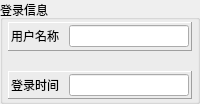
                     <widget class="QGroupBox" name="groupBox_2">
                      <property name="title">
                       <string>登录信息</string>
                      </property>
                      <property name="flat">
                       <bool>false</bool>
                      </property>
                      <layout class="QVBoxLayout" name="verticalLayout_6">
                       <property name="spacing">
                        <number>20</number>
                       </property>
                       <property name="leftMargin">
                        <number>5</number>
                       </property>
                       <property name="topMargin">
                        <number>2</number>
                       </property>
                       <property name="rightMargin">
                        <number>5</number>
                       </property>
                       <property name="bottomMargin">
                        <number>2</number>
                       </property>
                       <item>
                        <widget class="QFrame" name="frame_2">
                         <property name="frameShape">
                          <enum>QFrame::Panel</enum>
                         </property>
                         <property name="frameShadow">
                          <enum>QFrame::Raised</enum>
                         </property>
                         <layout class="QHBoxLayout" name="horizontalLayout_8">
                          <property name="spacing">
                           <number>10</number>
                          </property>
                          <property name="leftMargin">
                           <number>2</number>
                          </property>
                          <property name="topMargin">
                           <number>2</number>
                          </property>
                          <property name="rightMargin">
                           <number>2</number>
                          </property>
                          <property name="bottomMargin">
                           <number>3</number>
                          </property>
                          <item>
                           <widget class="QLabel" name="label_7">
                            <property name="text">
                             <string>用户名称</string>
                            </property>
                            <property name="buddy">
                             <cstring>nameEdit</cstring>
                            </property>
                           </widget>
                          </item>
                          <item>
                           <widget class="MyLineEdit" name="nameEdit">
                            <property name="alignment">
                             <set>Qt::AlignCenter</set>
                            </property>
                            <property name="readOnly">
                             <bool>true</bool>
                            </property>
                           </widget>
                          </item>
                         </layout>
                        </widget>
                       </item>
                       <item>
                        <widget class="QFrame" name="frame_3">
                         <property name="frameShape">
                          <enum>QFrame::Panel</enum>
                         </property>
                         <property name="frameShadow">
                          <enum>QFrame::Raised</enum>
                         </property>
                         <layout class="QHBoxLayout" name="horizontalLayout_9">
                          <property name="spacing">
                           <number>10</number>
                          </property>
                          <property name="margin">
                           <number>2</number>
                          </property>
                          <item>
                           <widget class="QLabel" name="label_8">
                            <property name="text">
                             <string>登录时间</string>
                            </property>
                            <property name="buddy">
                             <cstring>timeEdit</cstring>
                            </property>
                           </widget>
                          </item>
                          <item>
                           <widget class="QLineEdit" name="timeEdit">
                            <property name="alignment">
                             <set>Qt::AlignCenter</set>
                            </property>
                            <property name="readOnly">
                             <bool>true</bool>
                            </property>
                           </widget>
                          </item>
                         </layout>
                        </widget>
                       </item>
                      </layout>
                     </widget>
